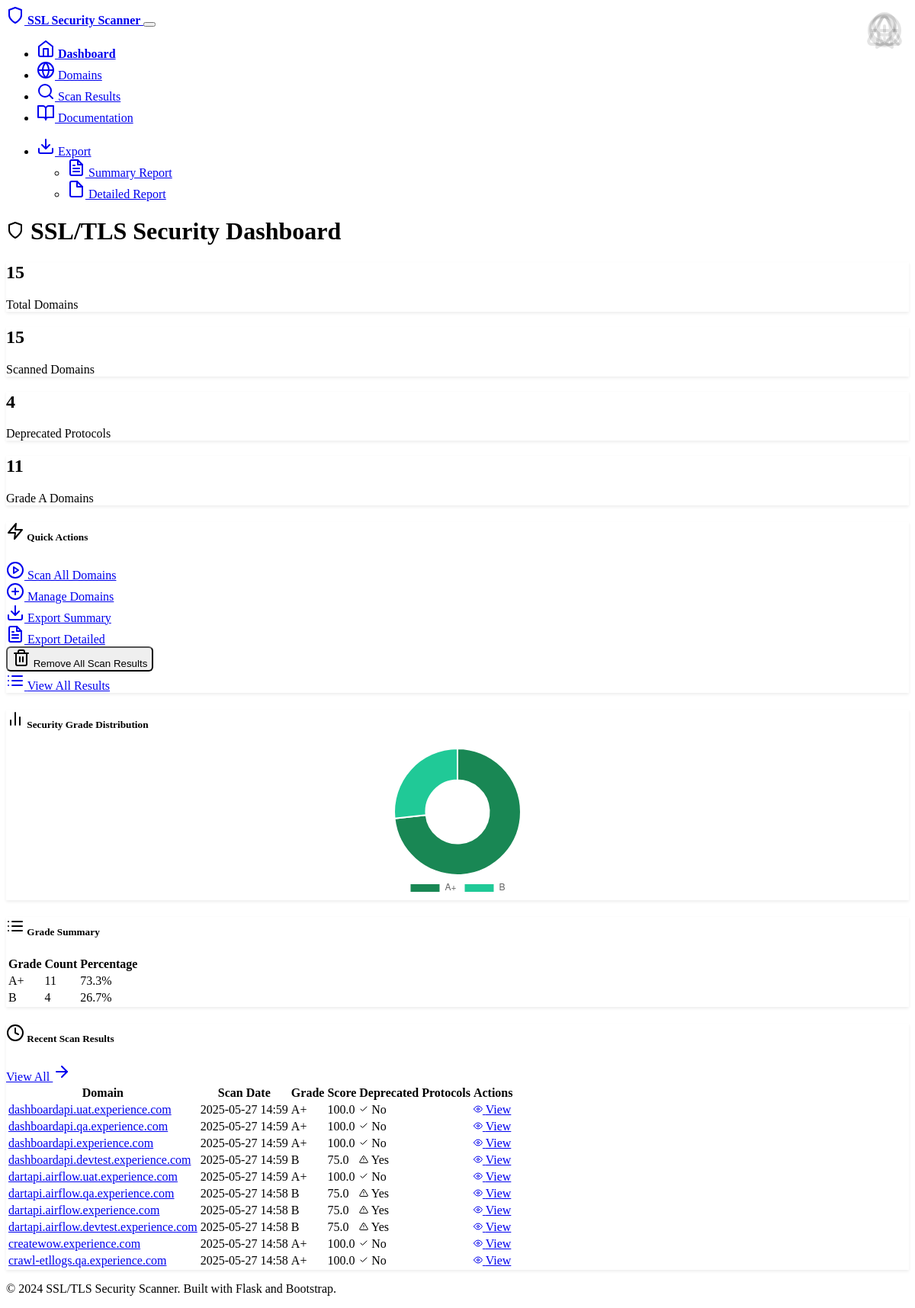
The page / on the database its author committed.
### models.py (models this page shows, shortened)
class ScanResult(db.Model):
    id = db.Column(Integer, primary_key=True)
    domain_id = db.Column(Integer, db.ForeignKey('domain.id'), nullable=False)
    scan_date = db.Column(DateTime, default=datetime.utcnow)
    sslv2_enabled = db.Column(Boolean, default=False)
    sslv3_enabled = db.Column(Boolean, default=False)
    tlsv1_0_enabled = db.Column(Boolean, default=False)
    tlsv1_1_enabled = db.Column(Boolean, default=False)
    tlsv1_2_enabled = db.Column(Boolean, default=False)
    tlsv1_3_enabled = db.Column(Boolean, default=False)
    heartbleed_vulnerable = db.Column(Boolean, default=False)
    fallback_scsv_supported = db.Column(Boolean, default=False)
    secure_renegotiation = db.Column(Boolean, default=False)
    compression_enabled = db.Column(Boolean, default=False)
    cert_signature_algorithm = db.Column(String(100))
    cert_key_strength = db.Column(Integer)
    cert_subject = db.Column(String(500))
    cert_issuer = db.Column(String(500))
    cert_not_before = db.Column(DateTime)
    cert_not_after = db.Column(DateTime)
    weak_ciphers_count = db.Column(Integer, default=0)
    supported_ciphers = db.Column(Text)  # JSON string of cipher details
    security_score = db.Column(Float, default=0.0)  # 0-100 score
    security_grade = db.Column(String(2))  # A+, A, B, C, D, F
    has_deprecated_protocols = db.Column(Boolean, default=False)
    raw_output = db.Column(Text)
    scan_successful = db.Column(Boolean, default=True)
    error_message = db.Column(Text)

class Domain(db.Model):
    id = db.Column(Integer, primary_key=True)
    hostname = db.Column(String(255), unique=True, nullable=False)
    active = db.Column(Boolean, default=True)
    created_at = db.Column(DateTime, default=datetime.utcnow)
    last_scanned = db.Column(DateTime)
    scan_results = db.relationship('ScanResult', backref='domain', lazy=True, cascade='all, delete-orphan')

### routes.py (the view)
@app.route('/')
def index():
    total_domains = Domain.query.filter_by(active=True).count()
    latest_scans = db.session.query(ScanResult).join(Domain).filter(
        Domain.active == True
    ).order_by(ScanResult.scan_date.desc()).limit(10).all()
    scanned_domains = db.session.query(Domain).join(ScanResult).filter(
        Domain.active == True
    ).distinct().count()
    grade_counts = {}
    security_stats = db.session.query(
        ScanResult.security_grade,
        db.func.count(ScanResult.id)
    ).join(Domain).filter(
        Domain.active == True
    ).group_by(ScanResult.security_grade).all()
    for grade, count in security_stats:
        grade_counts[grade or 'Not Scanned'] = count
    deprecated_count = db.session.query(ScanResult).join(Domain).filter(
        Domain.active == True,
        ScanResult.has_deprecated_protocols == True
    ).count()
    current_job = ScanJob.query.filter_by(status='running').first()
    return render_template('index.html',
                         total_domains=total_domains,
                         scanned_domains=scanned_domains,
                         latest_scans=latest_scans,
                         grade_counts=grade_counts,
                         deprecated_count=deprecated_count,
                         current_job=current_job)

### templates/index.html (shortened to what this page needs)
{% extends "base.html" %}
{% block content %}
<div class="row">
    <div class="col-12">
        <h1 class="mb-4">
            <i data-feather="shield" class="me-2"></i>
            SSL/TLS Security Dashboard
        </h1>
    </div>
</div>
<div class="row mb-4">
    <div class="col-md-3 mb-3">
        <div class="card bg-primary">
            <div class="card-body text-center">
                <h2 class="card-title">{{ total_domains }}</h2>
                <p class="card-text">Total Domains</p>
                <i data-feather="globe" class="card-icon"></i>
            </div>
        </div>
    </div>
    <div class="col-md-3 mb-3">
        <div class="card bg-info">
            <div class="card-body text-center">
                <h2 class="card-title">{{ scanned_domains }}</h2>
                <p class="card-text">Scanned Domains</p>
                <i data-feather="search" class="card-icon"></i>
            </div>
        </div>
    </div>
    <div class="col-md-3 mb-3">
        <div class="card bg-warning">
            <div class="card-body text-center">
                <h2 class="card-title">{{ deprecated_count }}</h2>
                <p class="card-text">Deprecated Protocols</p>
                <i data-feather="alert-triangle" class="card-icon"></i>
            </div>
        </div>
    </div>
    <div class="col-md-3 mb-3">
        <div class="card bg-success">
            <div class="card-body text-center">
                <h2 class="card-title">{{ grade_counts.get('A+', 0) + grade_counts.get('A', 0) }}</h2>
                <p class="card-text">Grade A Domains</p>
                <i data-feather="award" class="card-icon"></i>
            </div>
        </div>
    </div>
</div>
<div class="row mb-4">
    <div class="col-12">
        <div class="card">
            <div class="card-header">
                <h5 class="mb-0">
                    <i data-feather="zap" class="me-2"></i>
                    Quick Actions
                </h5>
            </div>
            <div class="card-body">
                <div class="row">
                    <div class="col-md-3 mb-3">
                        <a href="{{ url_for('scan_bulk') }}" class="btn btn-primary w-100"
                           {% if current_job %}onclick="return confirm('A scan is already running. Are you sure you want to start another?')"{% endif %}>
                            <i data-feather="play-circle" class="me-2"></i>
                            Scan All Domains
                        </a>
                    </div>
                    <div class="col-md-3 mb-3">
                        <a href="{{ url_for('domains') }}" class="btn btn-secondary w-100">
                            <i data-feather="plus-circle" class="me-2"></i>
                            Manage Domains
                        </a>
                    </div>
                    <div class="col-md-3 mb-3">
                        <a href="{{ url_for('export_summary') }}" class="btn btn-success w-100">
                            <i data-feather="download" class="me-2"></i>
                            Export Summary
                        </a>
                    </div>
                    <div class="col-md-3 mb-3">
                        <a href="{{ url_for('export_detailed') }}" class="btn btn-info w-100">
                            <i data-feather="file-text" class="me-2"></i>
                            Export Detailed
                        </a>
                    </div>
                </div>
                <div class="row">
                    <div class="col-md-6 mb-3">
                        <form method="POST" action="{{ url_for('clear_all_scans') }}" onsubmit="return confirm('Are you sure you want to clear all scan results? This action cannot be undone.')">
                            <button type="submit" class="btn btn-warning w-100">
                                <i data-feather="trash-2" class="me-2"></i>
                                Remove All Scan Results
                            </button>
                        </form>
                    </div>
                    <div class="col-md-6 mb-3">
                        <a href="{{ url_for('scan_results') }}" class="btn btn-outline-primary w-100">
                            <i data-feather="list" class="me-2"></i>
                            View All Results
                        </a>
                    </div>
                </div>
            </div>
        </div>
    </div>
</div>
<div class="row mb-4">
    <div class="col-md-6">
        <div class="card">
            <div class="card-header">
                <h5 class="mb-0">
                    <i data-feather="bar-chart-2" class="me-2"></i>
                    Security Grade Distribution
                </h5>
            </div>
            <div class="card-body">
                <canvas id="gradeChart" width="400" height="200"></canvas>
            </div>
        </div>
    </div>
    <div class="col-md-6">
        <div class="card">
            <div class="card-header">
                <h5 class="mb-0">
                    <i data-feather="list" class="me-2"></i>
                    Grade Summary
                </h5>
            </div>
            <div class="card-body">
                <div class="table-responsive">
                    <table class="table table-sm">
                        <thead>
                            <tr>
                                <th>Grade</th>
                                <th>Count</th>
                                <th>Percentage</th>
                            </tr>
                        </thead>
                        <tbody>
                            {% for grade, count in grade_counts.items() %}
                            <tr>
                                <td>
                                    <span class="badge bg-{{ 'success' if grade in ['A+', 'A'] else 'warning' if grade == 'B' else 'danger' }}">
                                        {{ grade }}
                                    </span>
                                </td>
                                <td>{{ count }}</td>
                                <td>
                                    {% if scanned_domains > 0 %}
                                        {{ "%.1f"|format((count / scanned_domains) * 100) }}%
                                    {% else %}
                                        0%
                                    {% endif %}
                                </td>
                            </tr>
                            {% endfor %}
                        </tbody>
                    </table>
                </div>
            </div>
        </div>
    </div>
</div>
<div class="row">
    <div class="col-12">
        <div class="card">
            <div class="card-header d-flex justify-content-between align-items-center">
                <h5 class="mb-0">
                    <i data-feather="clock" class="me-2"></i>
                    Recent Scan Results
                </h5>
                <a href="{{ url_for('scan_results') }}" class="btn btn-sm btn-outline-primary">
                    View All
                    <i data-feather="arrow-right" class="ms-1"></i>
                </a>
            </div>
            <div class="card-body">
                {% if latest_scans %}
                <div class="table-responsive">
                    <table class="table table-hover">
                        <thead>
                            <tr>
                                <th>Domain</th>
                                <th>Scan Date</th>
                                <th>Grade</th>
                                <th>Score</th>
                                <th>Deprecated Protocols</th>
                                <th>Actions</th>
                            </tr>
                        </thead>
                        <tbody>
                            {% for scan in latest_scans %}
                            <tr>
                                <td>
                                    <a href="{{ url_for('domain_detail', domain_id=scan.domain.id) }}" class="text-decoration-none">
                                        {{ scan.domain.hostname }}
                                    </a>
                                </td>
                                <td>{{ scan.scan_date.strftime('%Y-%m-%d %H:%M') if scan.scan_date else 'N/A' }}</td>
                                <td>
                                    {% if scan.security_grade %}
                                        <span class="badge bg-{{ 'success' if scan.security_grade in ['A+', 'A'] else 'warning' if scan.security_grade == 'B' else 'danger' }}">
                                            {{ scan.security_grade }}
                                        </span>
                                    {% else %}
                                        <span class="text-muted">-</span>
                                    {% endif %}
                                </td>
                                <td>
                                    {% if scan.security_score %}
                                        {{ "%.1f"|format(scan.security_score) }}
                                    {% else %}
                                        -
                                    {% endif %}
                                </td>
                                <td>
                                    {% if scan.has_deprecated_protocols %}
                                        <span class="badge bg-danger">
                                            <i data-feather="alert-triangle" width="12" height="12"></i>
                                            Yes
                                        </span>
                                    {% else %}
                                        <span class="badge bg-success">
                                            <i data-feather="check" width="12" height="12"></i>
                                            No
                                        </span>
                                    {% endif %}
                                </td>
                                <td>
                                    <a href="{{ url_for('domain_detail', domain_id=scan.domain.id) }}" class="btn btn-sm btn-outline-info">
                                        <i data-feather="eye" width="12" height="12"></i>
                                        View
                                    </a>
                                </td>
                            </tr>
                            {% endfor %}
                        </tbody>
                    </table>
                </div>
                {% endif %}
            </div>
        </div>
    </div>
</div>
{% endblock %}
{% block scripts %}
<script>
// Grade distribution chart
const gradeData = {{ grade_counts | tojson }};
const gradeLabels = Object.keys(gradeData);
const gradeValues = Object.values(gradeData);
const ctx = document.getElementById('gradeChart').getContext('2d');
new Chart(ctx, {
    type: 'doughnut',
    data: {
        labels: gradeLabels,
        datasets: [{
            data: gradeValues,
            backgroundColor: [
                '#198754', // A+ - success
                '#20c997', // A - success light
                '#ffc107', // B - warning
                '#fd7e14', // C - warning dark
                '#dc3545', // D - danger
                '#6f42c1', // F - danger dark
                '#6c757d'  // Not Scanned - secondary
            ]
        }]
    },
    options: {
        responsive: true,
        maintainAspectRatio: false,
        plugins: {
            legend: {
                position: 'bottom'
            }
        }
    }
});
// Auto-refresh scan progress if scanning is in progress
</script>
{% endblock %}

### rows shown on the page
ScanResult: domain.hostname "dashboardapi.uat.experience.com", scan_date "2025-05-27 14:59", security_grade "A+", security_score "100.0", has_deprecated_protocols False (drawn)
ScanResult: domain.hostname "dashboardapi.qa.experience.com", scan_date "2025-05-27 14:59", security_grade "A+", security_score "100.0", has_deprecated_protocols False (drawn)
ScanResult: domain.hostname "dashboardapi.experience.com", scan_date "2025-05-27 14:59", security_grade "A+", security_score "100.0", has_deprecated_protocols False (drawn)
ScanResult: domain.hostname "dashboardapi.devtest.experience.com", scan_date "2025-05-27 14:59", security_grade "B", security_score "75.0", has_deprecated_protocols True (drawn)
ScanResult: domain.hostname "dartapi.airflow.uat.experience.com", scan_date "2025-05-27 14:59", security_grade "A+", security_score "100.0", has_deprecated_protocols False (drawn)
ScanResult: domain.hostname "dartapi.airflow.qa.experience.com", scan_date "2025-05-27 14:58", security_grade "B", security_score "75.0", has_deprecated_protocols True (drawn)
ScanResult: domain.hostname "dartapi.airflow.experience.com", scan_date "2025-05-27 14:58", security_grade "B", security_score "75.0", has_deprecated_protocols True (drawn)
ScanResult: domain.hostname "dartapi.airflow.devtest.experience.com", scan_date "2025-05-27 14:58", security_grade "B", security_score "75.0", has_deprecated_protocols True (drawn)
ScanResult: domain.hostname "createwow.experience.com", scan_date "2025-05-27 14:58", security_grade "A+", security_score "100.0", has_deprecated_protocols False (drawn)
ScanResult: domain.hostname "crawl-etllogs.qa.experience.com", scan_date "2025-05-27 14:58", security_grade "A+", security_score "100.0", has_deprecated_protocols False (drawn)

### other values the page prints
{{ total_domains }} "15"
{{ scanned_domains }} "15"
{{ deprecated_count }} "4"
{{ grade_counts.get('A+', 0) + grade_counts.get('A', 0) }} "11"
{{ grade }} "A+" "B"
{{ count }} "11" "4"
{{ "%.1f"|format((count / scanned_domains) * 100) }} "73.3" "26.7"
chart data {{ grade_counts | tojson }} {"A+": 11, "B": 4}
